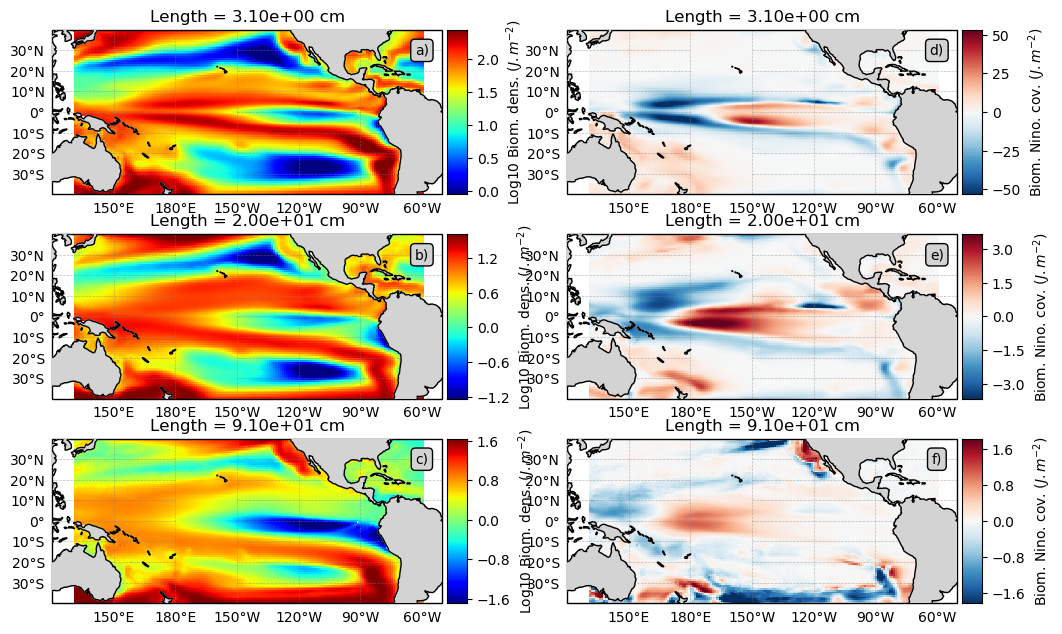

The Python source for this figure:
import cartopy.crs as ccrs
import cartopy.feature as cfeature
import xarray as xr
import numpy as np
import matplotlib.pyplot as plt
from cartopy.mpl.gridliner import LONGITUDE_FORMATTER, LATITUDE_FORMATTER
import string
from mpl_toolkits.axes_grid1 import AxesGrid
from cartopy.mpl.geoaxes import GeoAxes
import matplotlib.ticker as mticker
from cycler import cycler
from cartopy.mpl.geoaxes import GeoAxes
from matplotlib.axes import Axes
GeoAxes._pcolormesh_patched = Axes.pcolormesh

colcyc =  cycler(color=["cyan", 'magenta', 'gold', 'plum', 'green', 'orange'])
plt.rc('axes', prop_cycle=colcyc)
plt.rcParams['lines.markersize'] = 10

def plot_domain(ax, cpt):
    if(False):
    #if cpt == 1:
        _plot_domain(ax, lonmin0, latmin0, label='Dom 1')
        _plot_domain(ax, lonmin1, latmin1, label='Dom 2')
        #ax.legend()
    #elif cpt == 3:
        _plot_domain(ax, lonmin2, latmin2, label='Dom 3')
        _plot_domain(ax, lonmin3, latmin3, label='Dom 4')
        #ax.legend()
    #elif cpt == 5:
        _plot_domain(ax, lonmin4, latmin4, label='Dom 5')
        _plot_domain(ax, lonmin5, latmin5, label='Dom 6')
        #ax.legend()

def _plot_domain(axxx, lonmin, latmin, label=''):

    lonout = [lonmin]
    latout = [latmin]

    proj = ccrs.PlateCarree(central_longitude=0)
    proj2 = ccrs.PlateCarree(central_longitude=180)
    axxx.plot(lonout, latout, transform=proj, zorder=1000, marker='.', label=label)

lonmin0, latmin0 = 172.5, 4.5
lonmin1, latmin1 = -150.5, -4
lonmin2, latmin2 = 165.5, 8
lonmin3, latmin3 = -175.5, -4

lonmin4, latmin4 = -178.5, 3
lonmin5, latmin5 = 145.5, 5

# Define the settings of the grid 
def set_grid(cpt):

    gl = ax.gridlines(**dictgrid)
    gl.xlabels_top = False
    gl.ylabels_right = False
    gl.xformatter = LONGITUDE_FORMATTER
    gl.yformatter = LATITUDE_FORMATTER
    gl.xlocator = mticker.FixedLocator([150, 180, -150, -120, -90, -60])

# converts to recover the value of the ax to used
def get_cpt(cpt):
    conversion = [1, 3, 5, 2, 4, 6]
    #return cpt - 1
    return conversion[cpt - 1] - 1

# recovers the letters in lower case
letters = list(string.ascii_lowercase)

########################################################## shared settings

# parameters to display the grid for lon/klat
dictgrid = {'crs':ccrs.PlateCarree(central_longitude=0), 'draw_labels':True, 'linewidth':0.5, 'color':'gray', 'alpha':0.5, 'linestyle':'--'}

# parameters to display the text
dicttext = dict(boxstyle='round', facecolor='lightgray', alpha=1)
lontext = 120
lattext = 30

# length to display
ilength = [14, 45, 80]

proj = ccrs.PlateCarree(central_longitude=180)
proj2 = ccrs.PlateCarree(central_longitude=0)

########################################################### reading mesh mask
dirin = '/home/barrier/Work/apecosm/ORCA1/final_figs/data'
dirin = '/home/barrier/Work/scientific_communication/articles/ongoing/paper-apecosm-orca1/scripts/data'
dirin = '../../data'

mesh = xr.open_dataset('%s/mesh_mask_eORCA1_v2.2.nc' %dirin)
ilon = slice(58, 229, None)
ilat = slice(114, 265, None)
mesh = mesh.isel(x=ilon, y=ilat)
mesh = mesh.isel(t=0, z=0)
tmask = mesh['tmask'].to_masked_array()
lon = mesh['glamt'].values
lat = mesh['gphit'].values
lonf = mesh['glamf'].values
latf = mesh['gphif'].values

lon[lon < 0] += 360

# reading length / weight step
const = xr.open_dataset('%s/ORCA1_JRAC02_CORMSK_CYC3_FINAL_ConstantFields.nc' %dirin)
wstep = const['weight_step'].values
length = const['length'].values * 100
nlength = len(length)

########################################################### init figures
fig = plt.figure(figsize=(12, 8))
axes_class = (GeoAxes, dict(map_projection=proj))
axgr = AxesGrid(fig, 111,  axes_class=axes_class, nrows_ncols=(3, 2), axes_pad=(1, 0.4), label_mode='', cbar_mode='each', cbar_pad=0.05)
cbar_axes = axgr.cbar_axes
axout = list(enumerate(axgr))
axout = [p[1] for p in axout]
cpt = 1


########################################################### processing mean maps
dirin = '../../correlation_maps'
dirin = 'data/'

data = xr.open_dataset("%s/temp_ORCA1_JRAC02_CORMSK_CYC3_FINAL_OOPE.nc" %dirin)
cov = data['OOPE'].to_masked_array()  # time, lat, lon, w
cov = np.squeeze(cov)
print(cov.shape)

print(cov.shape)  # lat, lon, com, w

cov = np.ma.masked_where(cov == 0, cov)
cov = cov * wstep

'''
covout = np.zeros((332, 362, 3))

imin = 0
for p in range(3):
    print("++++++++++++++++++++++++++ ", p)
    imax = ilength[p]
    sss = slice(imin, imax)
    covout[:, :, p] = np.sum(cov[:, :, sss], axis=-1)
    if(p == 2): break
    imin = ilength[p]
    imax = ilength[p + 1]

covout = np.ma.masked_where(cov.mask, covout)
'''

cov = cov[:, :, ilength]
cov = np.log10(cov)
length = length[ilength]

print(cov.shape)  # 151, 171, 3
print(lat.shape)

latmask = (np.abs(lat) <= 40)
lonmask = (lon >= 130) & (lon <= 300)
dommask = latmask & lonmask
dommask = dommask[1:, 1:]

for p in range(3):

    temp = cov[1:, 1:, p]

    iok = np.nonzero((temp.mask == False) & (dommask == True))
    cmax = np.percentile(temp[iok], 99)
    cmin = np.percentile(temp[iok], 1)

    ax = axout[get_cpt(cpt)]
    cs = ax.pcolormesh(lonf, latf, temp, transform=proj2, cmap=plt.cm.jet, shading='auto')
    ax.add_feature(cfeature.LAND, zorder=100, color='lightgray')
    ax.add_feature(cfeature.COASTLINE, zorder=101)
    cb = cbar_axes[get_cpt(cpt)].colorbar(cs)
    cb.set_label_text('Log10 Biom. dens. ($J.m^{-2}$)')
    cs.set_clim(cmin, cmax)
    ax.set_title('Length = %.2e cm' %length[p])
    ax.text(lontext, lattext, letters[cpt - 1] + ")", ha='center', va='center', transform=proj, bbox=dicttext)
    set_grid(cpt)
    plot_domain(ax, get_cpt(cpt))
    ax.set_ylim(-40, 40)
    ax.set_xlim(-60, 130)
    #ax.vlines(-150 + 360, -30, 30)
    #ax.vlines(-100, -30, 30)
    #ax.vlines(-100, -30, 30)

    cpt += 1

########################################################### processing covariance
data = xr.open_dataset("%s/final-runs_covariance_monthly_oni_epis_OOPE.nc" %dirin)
cov = data['covariance'].to_masked_array().T  # y, x, w
cov = np.ma.masked_where(cov == 0, cov)
cov = cov * wstep
cov = cov.T  # w, lon, lat
print(cov.shape)
print('lala')

cov = cov[ilength]

for p in range(3):

    temp = cov[p].T
    temp = temp[1:, 1:]

    iok = np.nonzero((temp.mask == False) & (dommask == True))
    perc = np.percentile(np.abs(temp[iok]), 99)

    ax = axout[get_cpt(cpt)]
    cs = ax.pcolormesh(lonf, latf, temp, transform=proj2, cmap=plt.get_cmap('RdBu_r'))

    ax.add_feature(cfeature.LAND, zorder=100, color='lightgray')
    ax.add_feature(cfeature.COASTLINE, zorder=101)
    cb = cbar_axes[get_cpt(cpt)].colorbar(cs)
    cs.set_clim(-perc, perc)
    cb.set_label_text('Biom. Nino. cov. ($J.m^{-2}$)')
    ax.set_ylim(-40, 40)
    ax.set_xlim(-60, 130)
    ax.set_title('Length = %.2e cm' %length[p])
    set_grid(cpt)
    
    ax.text(lontext, lattext, letters[cpt - 1] + ")", ha='center', va='center', transform=proj, bbox=dicttext)
    plot_domain(ax, get_cpt(cpt))

    cpt += 1

plt.savefig('fig3.png', bbox_inches='tight')
